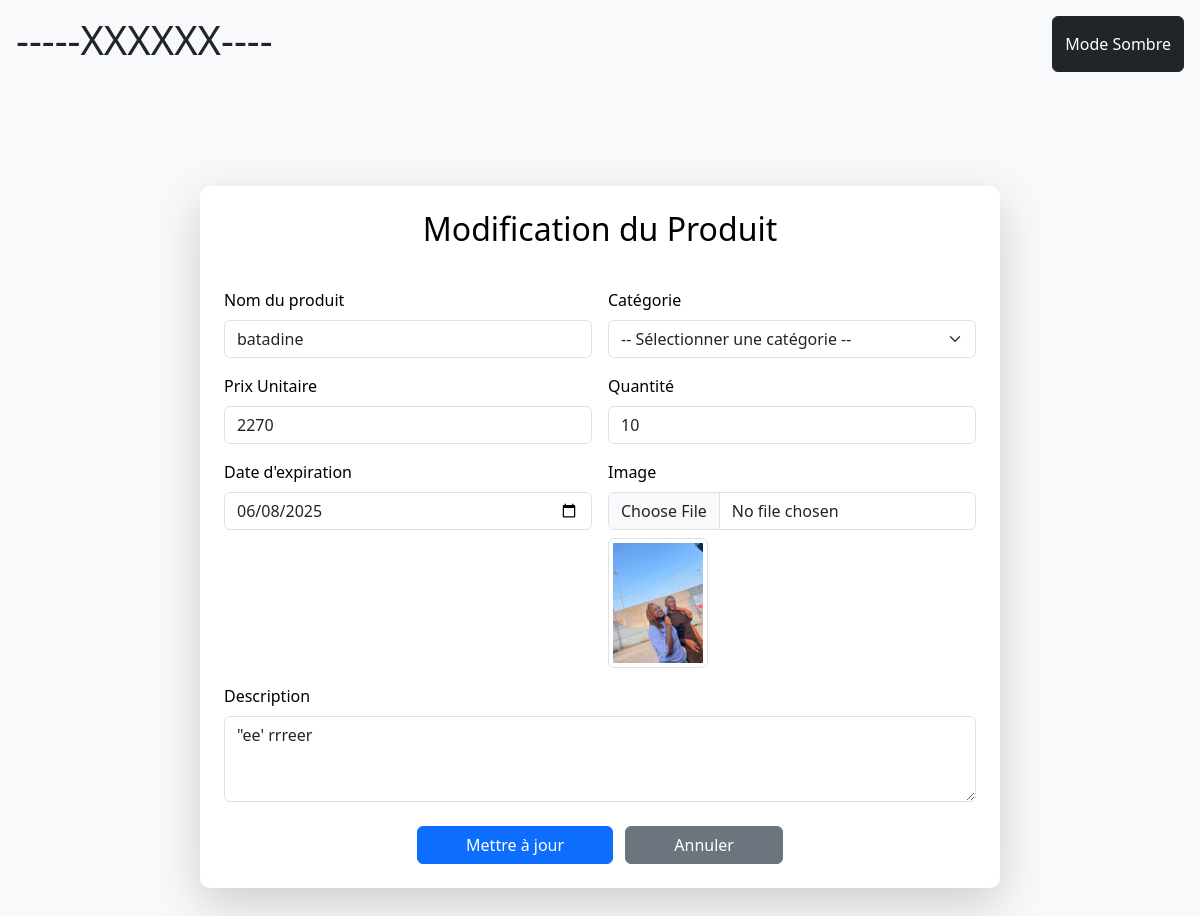
The app's page /modifier/34/ (signed in) with its own data.
### Produits/models.py (models this page shows, shortened)
class Produit(models.Model):
    name = models.CharField(max_length=200)
    category = models.ForeignKey(Category, on_delete=models.CASCADE)
    price = models.IntegerField()
    quantite = models.PositiveIntegerField()
    description = models.TextField()
    date_ajout = models.DateTimeField(auto_now_add=True)
    date_expiration = models.DateTimeField()
    image = models.ImageField(upload_to='produits/', null=True, blank=True)
    class Meta:
        ordering = ['-date_ajout']

### Produits/views.py (the view)
# urls.py: path('modifier/<int:pk>/', UpdateDonneesView.as_view(), name='modifier'),
class UpdateDonneesView(LoginRequiredMixin, UpdateView):
    model = Produit
    form_class = AjoutProduitForm
    template_name = 'modification.html'
    success_url = reverse_lazy('produit')

### Produits/templates/modification.html (shortened to what this page needs)
{% load widget_tweaks %}
<!DOCTYPE html>
<html lang="fr">
<head>
    <link
        href="https://cdn.jsdelivr.net/npm/bootstrap@5.3.0/dist/css/bootstrap.min.css"
        rel="stylesheet"
    />
</head>
<body>
    <header class="p-3 bg-light text-dark d-flex justify-content-between">
        <h1>-----XXXXXX----</h1>
        <button class="btn btn-dark" id="themeToggle">Mode Sombre</button>
    </header>
    <div class="container py-5">
        <div class="form-container shadow-lg p-4 bg-white">
            <form method="POST" class="row g-3" enctype="multipart/form-data">
                <h2 class="text-center mb-4">Modification du Produit</h2>
                <div class="col-md-6">
                    <label for="name" class="form-label">Nom du produit</label>
                    <input type="text" name="name" id="name" class="form-control {% if form.name.errors %}is-invalid{% endif %}"
                        value="{{ produit.name }}" required>
                </div>
                    <div class="col-md-6">
                        <label for="category" class="form-label">Catégorie</label>
                        <select name="category" id="category" class="form-select" required>
                            <option value="">-- Sélectionner une catégorie --</option>
                        </select>
                    </div>
                <div class="col-md-6">
                    <label for="price" class="form-label">Prix Unitaire</label>
                    <input type="number" name="price" id="price" class="form-control {% if form.price.errors %}is-invalid{% endif %}"
                        value="{{ produit.price }}" step="0.01" required>
                </div>
                <div class="col-md-6">
                    <label for="quantite" class="form-label">Quantité</label>
                    <input type="number" name="quantite" id="quantite" class="form-control {% if form.quantite.errors %}is-invalid{% endif %}"
                        value="{{ produit.quantite }}" required>
                </div>
                <div class="col-md-6">
                    <label for="date_expiration" class="form-label">Date d'expiration</label>
                    <input type="date" name="date_expiration" id="date_expiration" class="form-control {% if form.date_expiration.errors %}is-invalid{% endif %}"
                        value="{{ produit.date_expiration|date:'Y-m-d' }}" required>
                </div>
                <div class="col-md-6">
                    <label for="image" class="form-label">Image</label>
                    <input type="file" name="image" id="image" class="form-control {% if form.image.errors %}is-invalid{% endif %}">
                    {% if produit.image %}
                        <div class="mt-2">
                            <img src="{{ produit.image.url }}" alt="Image actuelle" class="img-thumbnail" width="100">
                        </div>
                    {% endif %}
                </div>
                <div>
                    <label for="description" class="form-label">Description</label>
                    <textarea name="description" id="description" class="form-control {% if form.description.errors %}is-invalid{% endif %}" rows="3" required>{{ produit.description }}</textarea>
                </div>
                <div class="col-12 text-center mt-4">
                    <button type="submit" class="btn btn-primary px-5">Mettre à jour</button>
                    <a href="{% url 'produit' %}" class="btn btn-secondary px-5 ms-2">Annuler</a>
                </div>
            </form>
        </div>
    </div>
</body>
</html>

### Produits/templates/modification.html (style rules this page uses)
body { background-color: #f8f9fa; color: #000; }
.form-container { max-width: 800px; margin: 50px auto; padding: 20px; background: white; border-radius: 10px; box-shadow: 0 0 10px rgba(0, 0, 0, 0.1); }

### records on screen
Produit: name "batadine", price "2270", quantite "10", date_expiration "06/08/2025", image (picture), description "\"ee' rrreer"
